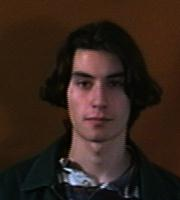
#> input picture data/Face Recognition Data/faces95/ajbake/ajbake.7.jpg, 180 x 200 px
$ python -i dataset.py   (imports and definitions only)   (older library calls are emulated)
#> lines starting #> are read from the running program, lines starting #| are printed output that depends on the picture
from os import listdir
from os.path import join
from scipy.io import loadmat
from skimage.io import imread, imsave
from cv2 import resize, CascadeClassifier, cvtColor, COLOR_BGR2GRAY
from logging import getLogger
import numpy as np
import torch
import torch.utils.data as data


class PIEDataset(data.Dataset):
    # [33 lines left out: function __init__, not called in this run]

    def __getitem__(self, index):
        return torch.Tensor(self.images[index]).float(), self.labels[index]

    def __len__(self):
        return self.len


# [43 lines left out: function load_FRDataset, not called in this run]


def face_align(img, size=64):
    r"""
    利用python的库，检测人脸裁剪下来，resize到固定大小
    主要是针对第2个数据集

    Params:
        img (np.ndarray): 形状是(C, H, W)
        size (int): 定义最后返回的图像size
    Returns：
        np.ndarray: 返回对齐后的图像，形状是(C, size, size)
    """
    img = img.transpose(1, 2, 0)
    face_cascade = CascadeClassifier('haarcascade_frontalface_default.xml')
    gray = cvtColor(img.astype(np.uint8), COLOR_BGR2GRAY)
    faces = face_cascade.detectMultiScale(gray, 1.3, 5)
    if len(faces) != 1:
        logger = getLogger()
        logger.warning(f'detect {len(faces)} faces!!!')
    if len(faces) != 1:
        out = img
    else:
        x, y, w, h = faces[0]
        out = img[y:y + h, x:x + w, :]
    out = resize(out, (size, size))
    out = out.transpose(2, 0, 1)
    return out


# [20 lines left out: function preprocess, not called in this run]


class FRDataset(data.Dataset):
    # [15 lines left out: function __init__, not called in this run]

    def __getitem__(self, index):
        return torch.Tensor(self.images[index]).float(), self.labels[index]

    def __len__(self):
        return self.len


# [10 lines not run here, left out]

>>> import cv2
>>> picture = cv2.imread('data/Face Recognition Data/faces95/ajbake/ajbake.7.jpg', cv2.IMREAD_GRAYSCALE)
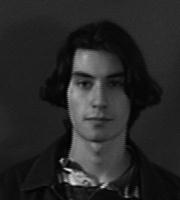
#> picture: shape (200, 180); min 0, max 225, mean 39.9
>>> result = face_align(picture)
#> (the run stopped early here; a loop or call above may not have finished)

$ run again, on data/Face Recognition Data/faces95/apdavi/apdavi.3.jpg
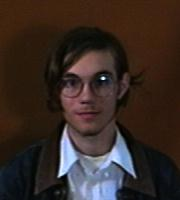
#> input picture data/Face Recognition Data/faces95/apdavi/apdavi.3.jpg, 180 x 200 px
#> `picture = cv2.imread('data/Face Recognition Data/faces95/ajbake/ajbake..`:
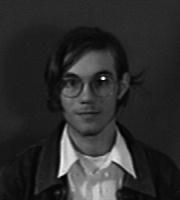
#> picture: shape (200, 180); min 0, max 254, mean 45.5

$ run again, on data/Face Recognition Data/faces95/ardper/ardper.14.jpg
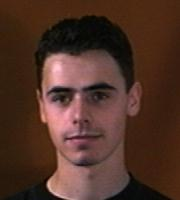
#> input picture data/Face Recognition Data/faces95/ardper/ardper.14.jpg, 180 x 200 px
#> `picture = cv2.imread('data/Face Recognition Data/faces95/ajbake/ajbake..`:
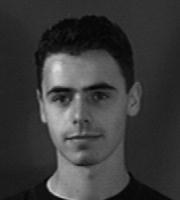
#> picture: shape (200, 180); min 1, max 219, mean 57.9
